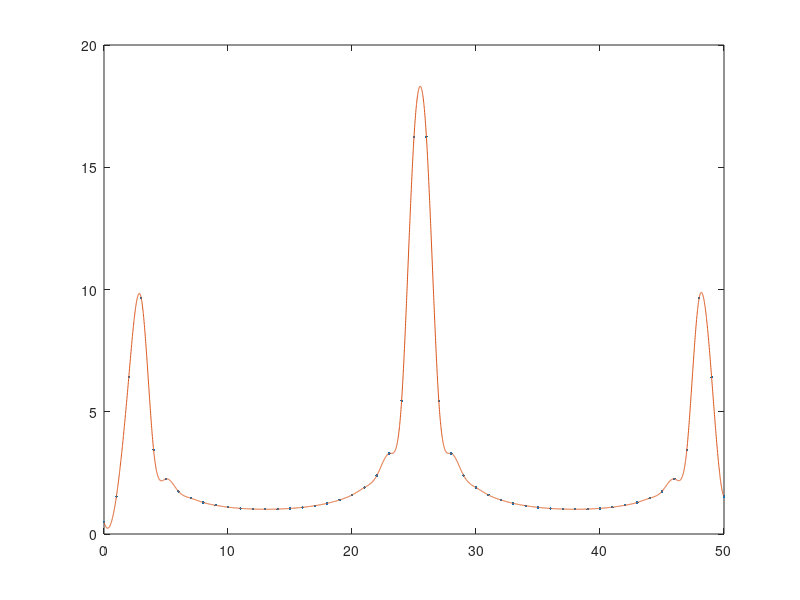

The MATLAB source for this figure:
clear;
xn = zeros(1,51);
for i=0:50
    xn(1,i+1)=sin(0.45*pi*i)*sin(0.55*pi*i);
end
X=fft(xn);
k=0:50;
h=abs(X);

figure;
kk=0:0.01:50;
hh=spline(k,h,kk);
plot(k,h,'.',kk,hh);


